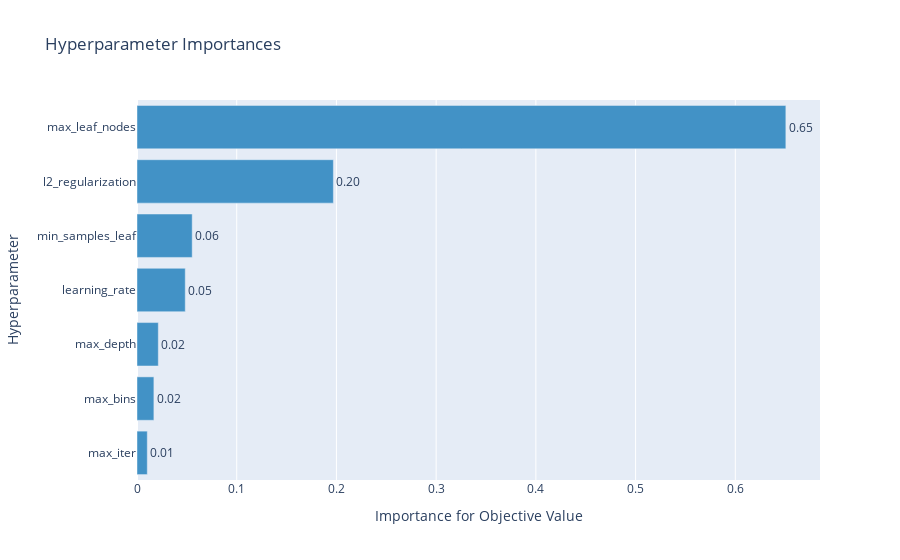

Here is the notebook cell this chart was saved with:
### Code cell
optuna.visualization.plot_param_importances(study)

### Figure 1 — Plotly figure (JSON) as saved in the notebook; plotly's stock layout.template omitted (floating-point values rounded to 4 significant figures)
{"data": [{"cliponaxis": false, "hovertemplate": ["max_iter (IntDistribution): 0.0103208482345707<extra></extra>", "max_bins (IntDistribution): 0.016933899244705477<extra></extra>", "max_depth (IntDistribution): 0.021363942318281946<extra></extra>", "learning_rate (FloatDistribution): 0.04839390721890432<extra></extra>", "min_samples_leaf (IntDistribution): 0.05534383348503143<extra></extra>", "l2_regularization (FloatDistribution): 0.1969467294133998<extra></extra>", "max_leaf_nodes (IntDistribution): 0.6506968400851063<extra></extra>"], "marker": {"color": "rgb(66,146,198)"}, "orientation": "h", "text": ["0.01", "0.02", "0.02", "0.05", "0.06", "0.20", "0.65"], "textposition": "outside", "type": "bar", "x": [0.01032, 0.01693, 0.02136, 0.04839, 0.05534, 0.1969, 0.6507], "y": ["max_iter", "max_bins", "max_depth", "learning_rate", "min_samples_leaf", "l2_regularization", "max_leaf_nodes"]}], "layout": {"showlegend": false, "title": {"text": "Hyperparameter Importances"}, "xaxis": {"title": {"text": "Importance for Objective Value"}}, "yaxis": {"title": {"text": "Hyperparameter"}}}}
